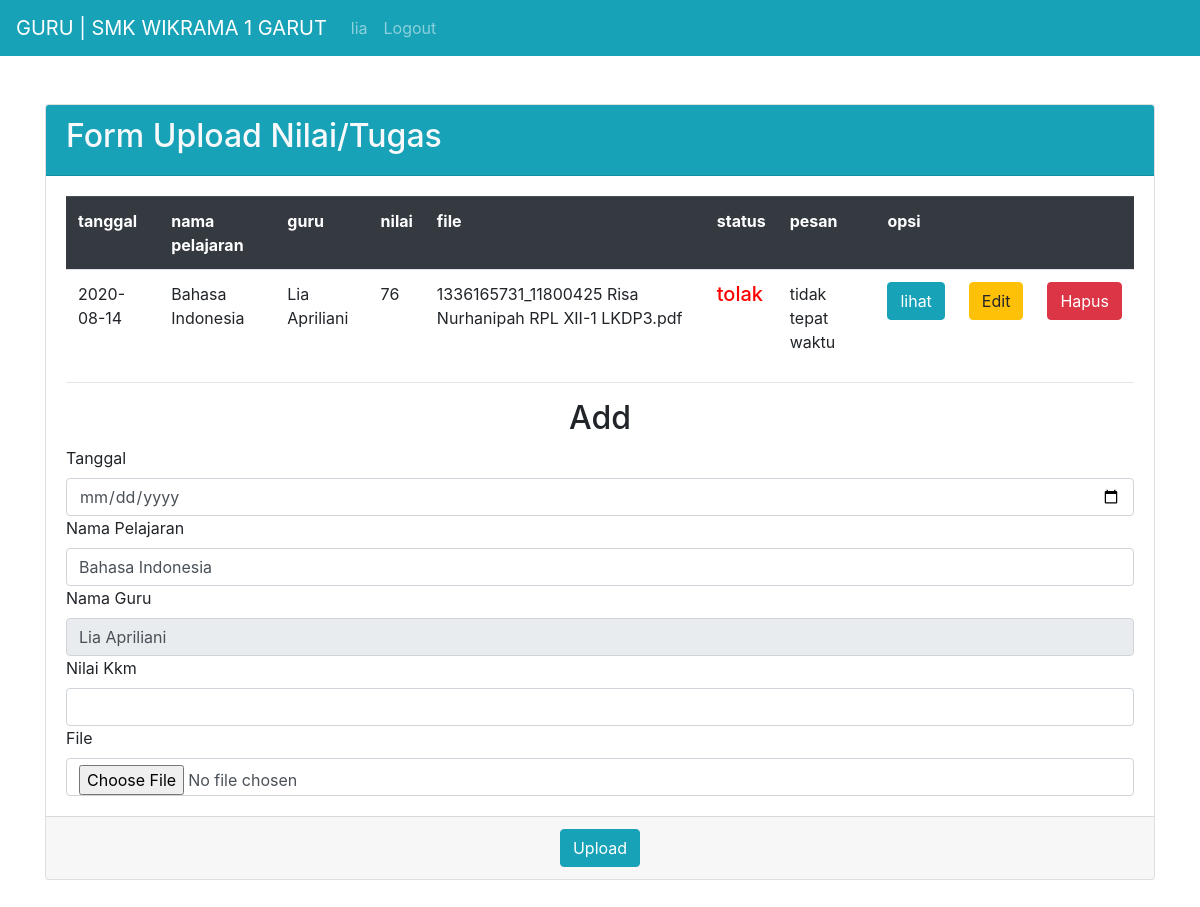
Page /guru (signed in) on the committed database.
### tables this page shows
CREATE TABLE `upload` (
  `tanggal` varchar(60) NOT NULL,
  `mapel` varchar(60) NOT NULL,
  `guru` varchar(60) NOT NULL,
  `kkm` int(11) NOT NULL,
  `file` varchar(90) NOT NULL,
  `status` varchar(60) DEFAULT NULL,
  `pesan` text
);

CREATE TABLE `jadwal` (
  `id` int(11) NOT NULL,
  `nama_mapel` varchar(60) NOT NULL,
  `nama` varchar(60) NOT NULL,
  `username` varchar(60) NOT NULL,
  `password` varchar(60) NOT NULL,
  `kelas` varchar(60) NOT NULL
);

### library/controller.php (called while the page is built, shortened)
<?php
class controller{
   protected $con;
   public function __construct($localhost,$username,$password,$database)
   {
      $this->con = mysqli_connect($localhost,$username,$password,$database);
   }
   public function where($table,$field,$data)
   {
      $sql = mysqli_query($this->con,"SELECT * FROM $table WHERE $field='$data'");
      return $sql;
   }
}
?>

### guru/index.php (the view, shortened to what this page needs)
<?php
	if(isset($_SESSION['guru'])){
?>
<!DOCTYPE html>
<html>
<head>
	<link rel="stylesheet" type="text/css" href="../asset/css/bootstrap.css">
</head>
<body>
<nav class="navbar navbar-expand-lg navbar-dark bg-info">
      <a class="navbar-brand" href="index.php">GURU | SMK WIKRAMA 1 GARUT</a>
      <div class="collapse navbar-collapse" id="navbarSupportedContent">
        <ul class="navbar-nav mr-auto">
		  	<li class=x"nav-item"><a class="nav-link"><?php echo $_SESSION['guru'] ?></a></li>
          <li class="nav-item"><a class="nav-link" onclick="return confirm('anda yakin')" href="logout.php">Logout</a></li>
        </ul>
      </div>
    </nav>
	<div class="container">
		<div class="card" style="margin : 3rem auto !important">
			<div class="card-header text-light bg-info">
				<h2>Form Upload Nilai/Tugas</h2>
			</div>
			<div class="card-body">
				<table class="table table-striped">
					<tr class="thead-dark">
						<th>tanggal</th>
						<th>nama pelajaran</th>
						<th>guru</th>
						<th>nilai</th>
						<th>file</th>
						<th>status</th>
						<th>pesan</th>
						<th colspan="3">opsi</th>
					</tr>
					<?php
						require "../library/controller.php";
						$guru = new controller("localhost","root","","supervisor");
						$where = $guru->where('jadwal',"username",$_SESSION['guru']);
						foreach($where as $key){
							$mapel =  $key['nama_mapel'];
							$nama = $key['nama'];
						}
						$result = $guru->where("upload","guru",$nama);
						foreach($result as $data){
					?>
					<tr>
						<td><?php echo $data['tanggal'] ?></td>
						<td><?php echo $data['mapel'] ?></td>
						<td><?php echo $data['guru'] ?></td>
						<td><?php echo $data['kkm'] ?></td>
						<td><?php echo $data['file'] ?></td>
						<td onchange="return status()"><?php echo $data['status'] ?></td>
						<td><?php echo $data['pesan'] ?></td>
						<td><a target="_blank" href="pdf.php?pdf=<?php echo $data['file'] ?>"><input type="button" value="lihat" class="btn btn-info"></a></td>
						<td><a href="?edit=<?php echo $data['file'] ?>"><button class="btn btn-warning">Edit</button></a></td>
						<td><a href="data.php?delete=<?php echo $data['file'] ?>"><button class="btn btn-danger">Hapus</button></a></td>
					</tr>
					<?php
						}
					?>
				</table>
				<hr>
				<?php
					if(isset($_GET['edit'])){
						$edit = new controller("localhost","root","","supervisor");
						$key = $edit->edit("upload","file",$_GET['edit']);
				?>
				<a href="index.php"><input type="button" class="btn btn-info" value="Add"></a>
				<center><h2>Edit</h2></center>
				<form action="data.php?update" method="post" enctype="multipart/form-data">
				<input type="hidden" name="file_hapus" value="<?php echo $_GET['edit'] ?>">
				<label for="tanggal">Tanggal</label>
				<input type="date" value="<?php echo $key['tanggal'] ?>" class="form-control" required="" name="tanggal">
				<label>Nama Pelajaran</label>
				<input type="text" name="mapel" value="<?php echo $key['mapel'] ?>" class="form-control">
				<label>Nama Guru</label>
				<input type="text" class="form-control" readonly value="<?php echo $key['guru'] ?>" name="guru">
				<label for="">Nilai Kkm</label>
				<input type="number" class="form-control" value="<?php echo $key['kkm'] ?>" name="kkm">
				<label for="foto">File</label>
				<input type="file" id="foto" name="file" class="form-control">
				<label for="" class="text-info">File Sebelumnya : <?php echo $key['file'] ?></label>
			</div>
			<div class="card-footer">
				<center><input type="submit" class="btn btn-success" value="Update"></center>
			</div>
				</form>
		</div>
				<?php
					}else{
				?>
				<center><h2>Add</h2></center>
				<form action="data.php?upload" method="post" enctype="multipart/form-data">
				<label for="tanggal">Tanggal</label>
				<input type="date" required class="form-control" required="" name="tanggal">
				<label>Nama Pelajaran</label>
				<input type="text" required name="mapel" value="<?php echo $mapel ?>" class="form-control">
				<label>Nama Guru</label>
				<input type="text" class="form-control" readonly value="<?php echo $nama ?>" name="guru">
				<label for="">Nilai Kkm</label>
				<input type="number" required class="form-control" name="kkm">
				<label for="foto">File</label>
				<input type="file" required="" id="foto" name="file" class="form-control">
			</div>
			<div class="card-footer">
				<center><input type="submit" class="btn btn-info" value="Upload"></center>
			</div>
		</div>
		<?php } ?>
	</div>
</body>
</html>
<?php
	}else{
		echo "<script>alert('Login Terlebih Dahulu');document.location.href='../'</script>";
	}
?>

### rows in the picture
upload: tanggal "2020-08-14", mapel "Bahasa Indonesia", guru "Lia Apriliani", kkm "76", file "1336165731_11800425 Risa Nurhanipah RPL XII-1 LKDP3.pdf", status "tolak", pesan "tidak tepat waktu"
jadwal: mapel "Bahasa Indonesia", guru "Lia Apriliani"

### other values in the picture
$_SESSION['guru'] "lia"
